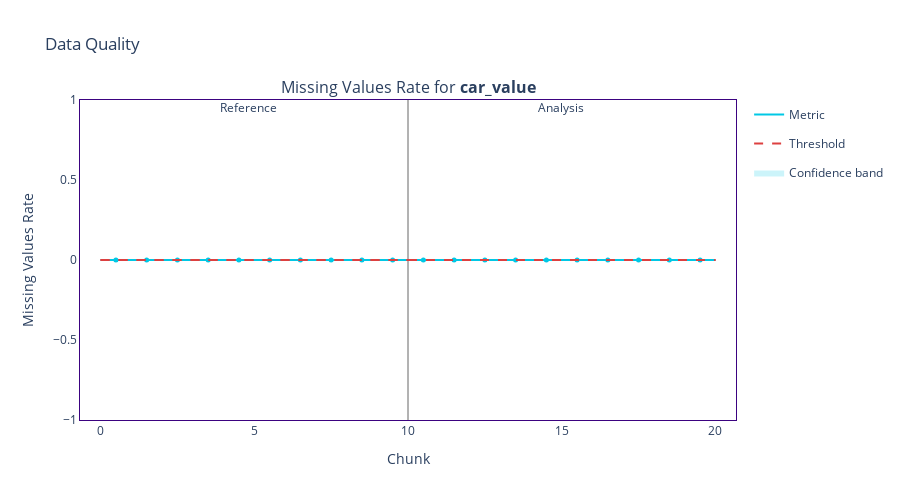
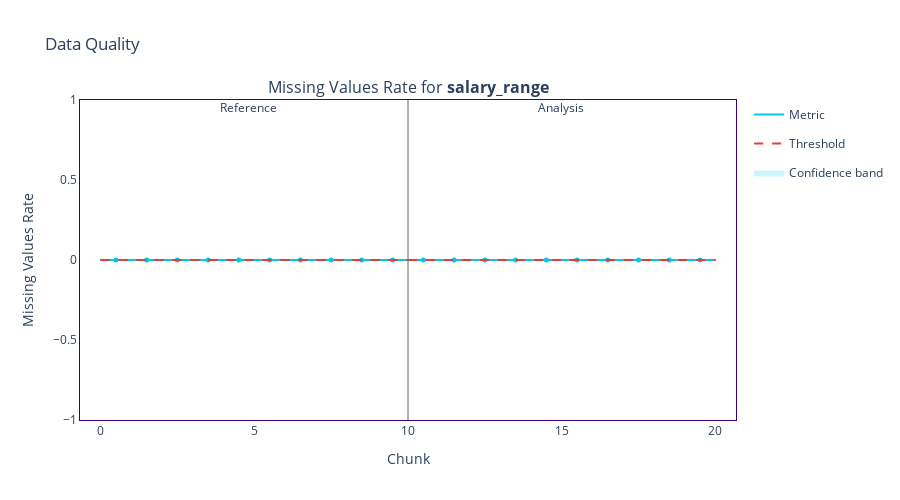
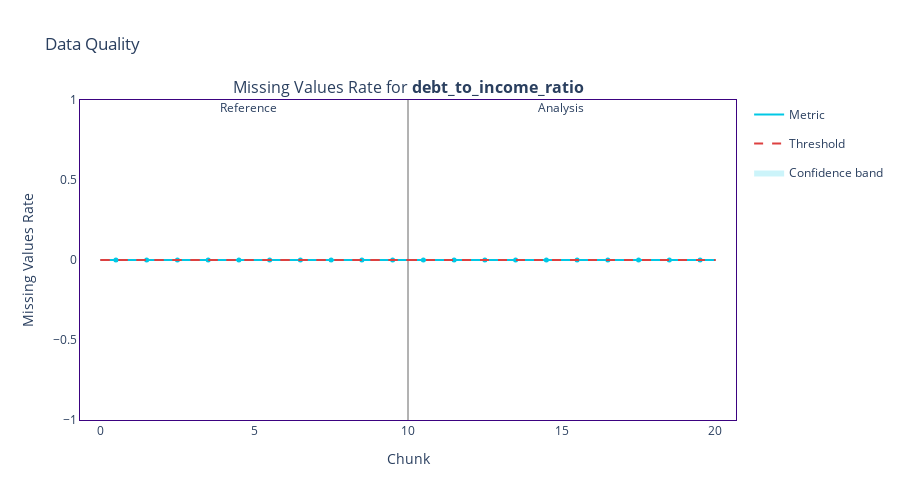
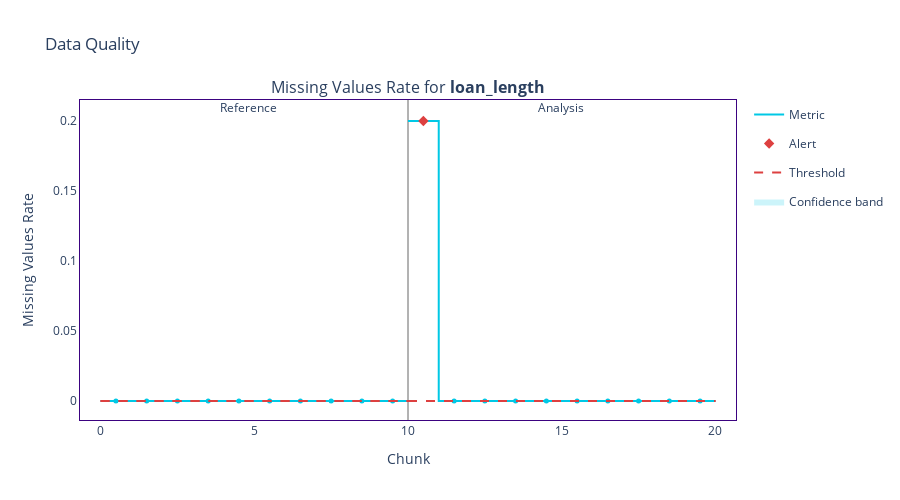

Notebook code for these charts, in order:
### Code cell
calc = nml.MissingValuesCalculator(
    column_names=feature_column_names,
)

calc.fit(reference_df)
results = calc.calculate(analysis_df)
display(results.filter(period='all').to_df())

for column_name in results.column_names:
    results.filter(column_names=column_name).plot().show()

### Figure 1 — Plotly figure (JSON) as saved in the notebook; plotly's stock layout.template omitted (floating-point values rounded to 4 significant figures)
{"data": [{"hoverinfo": "skip", "legendgroup": "metric_reference", "line": {"color": "#00c8e5", "shape": "hv", "width": 2}, "mode": "lines", "name": "Metric", "showlegend": true, "type": "scatter", "x": [0, 1, 2, 3, 4, 5, 6, 7, 8, 9, 10], "xaxis": "x", "y": [0, 0, 0, 0, 0, 0, 0, 0, 0, 0, 0], "yaxis": "y"}, {"customdata": [["Missing Values Rate for <b>car_value</b>", "<b style=\"color:#00c8e5;line-height:60px\">Reference</b>", "", "[0:4999]", "Chunk index: <b>0</b>", 0, 0], ["Missing Values Rate for <b>car_value</b>", "<b style=\"color:#00c8e5;line-height:60px\">Reference</b>", "", "[5000:9999]", "Chunk index: <b>1</b>", 0, 0], ["Missing Values Rate for <b>car_value</b>", "<b style=\"color:#00c8e5;line-height:60px\">Reference</b>", "", "[10000:14999]", "Chunk index: <b>2</b>", 0, 0], ["Missing Values Rate for <b>car_value</b>", "<b style=\"color:#00c8e5;line-height:60px\">Reference</b>", "", "[15000:19999]", "Chunk index: <b>3</b>", 0, 0], ["Missing Values Rate for <b>car_value</b>", "<b style=\"color:#00c8e5;line-height:60px\">Reference</b>", "", "[20000:24999]", "Chunk index: <b>4</b>", 0, 0], ["Missing Values Rate for <b>car_value</b>", "<b style=\"color:#00c8e5;line-height:60px\">Reference</b>", "", "[25000:29999]", "Chunk index: <b>5</b>", 0, 0], ["Missing Values Rate for <b>car_value</b>", "<b style=\"color:#00c8e5;line-height:60px\">Reference</b>", "", "[30000:34999]", "Chunk index: <b>6</b>", 0, 0], ["Missing Values Rate for <b>car_value</b>", "<b style=\"color:#00c8e5;line-height:60px\">Reference</b>", "", "[35000:39999]", "Chunk index: <b>7</b>", 0, 0], ["Missing Values Rate for <b>car_value</b>", "<b style=\"color:#00c8e5;line-height:60px\">Reference</b>", "", "[40000:44999]", "Chunk index: <b>8</b>", 0, 0], ["Missing Values Rate for <b>car_value</b>", "<b style=\"color:#00c8e5;line-height:60px\">Reference</b>", "", "[45000:49999]", "Chunk index: <b>9</b>", 0, 0]], "hovertemplate": "%{customdata[1]} &nbsp; &nbsp; %{customdata[2]} <br />Chunk: <b>%{customdata[3]}</b> &nbsp; &nbsp; %{customdata[4]} <br />%{customdata[0]}: <b>%{customdata[5]}</b><br />Confidence band: +/- <b>%{customdata[6]}</b><br /><extra></extra>", "legendgroup": "metric_reference", "marker": {"color": "#00c8e5", "size": 5, "symbol": "circle"}, "mode": "markers", "name": "Metric", "showlegend": false, "type": "scatter", "x": [0.5, 1.5, 2.5, 3.5, 4.5, 5.5, 6.5, 7.5, 8.5, 9.5], "xaxis": "x", "y": [0, 0, 0, 0, 0, 0, 0, 0, 0, 0, 0], "yaxis": "y"}, {"hoverinfo": "skip", "legendgroup": "metric_analysis", "line": {"color": "#00c8e5", "shape": "hv", "width": 2}, "mode": "lines", "name": "Metric", "showlegend": false, "type": "scatter", "x": [10, 11, 12, 13, 14, 15, 16, 17, 18, 19, 20], "xaxis": "x", "y": [0, 0, 0, 0, 0, 0, 0, 0, 0, 0, 0], "yaxis": "y"}, {"customdata": [["Missing Values Rate for <b>car_value</b>", "<b style=\"color:#3b0280;line-height:60px\">Analysis</b>", "", "[0:4999]", "Chunk index: <b>0</b>", 0, 0], ["Missing Values Rate for <b>car_value</b>", "<b style=\"color:#3b0280;line-height:60px\">Analysis</b>", "", "[5000:9999]", "Chunk index: <b>1</b>", 0, 0], ["Missing Values Rate for <b>car_value</b>", "<b style=\"color:#3b0280;line-height:60px\">Analysis</b>", "", "[10000:14999]", "Chunk index: <b>2</b>", 0, 0], ["Missing Values Rate for <b>car_value</b>", "<b style=\"color:#3b0280;line-height:60px\">Analysis</b>", "", "[15000:19999]", "Chunk index: <b>3</b>", 0, 0], ["Missing Values Rate for <b>car_value</b>", "<b style=\"color:#3b0280;line-height:60px\">Analysis</b>", "", "[20000:24999]", "Chunk index: <b>4</b>", 0, 0], ["Missing Values Rate for <b>car_value</b>", "<b style=\"color:#3b0280;line-height:60px\">Analysis</b>", "", "[25000:29999]", "Chunk index: <b>5</b>", 0, 0], ["Missing Values Rate for <b>car_value</b>", "<b style=\"color:#3b0280;line-height:60px\">Analysis</b>", "", "[30000:34999]", "Chunk index: <b>6</b>", 0, 0], ["Missing Values Rate for <b>car_value</b>", "<b style=\"color:#3b0280;line-height:60px\">Analysis</b>", "", "[35000:39999]", "Chunk index: <b>7</b>", 0, 0], ["Missing Values Rate for <b>car_value</b>", "<b style=\"color:#3b0280;line-height:60px\">Analysis</b>", "", "[40000:44999]", "Chunk index: <b>8</b>", 0, 0], ["Missing Values Rate for <b>car_value</b>", "<b style=\"color:#3b0280;line-height:60px\">Analysis</b>", "", "[45000:49999]", "Chunk index: <b>9</b>", 0, 0]], "hovertemplate": "%{customdata[1]} &nbsp; &nbsp; %{customdata[2]} <br />Chunk: <b>%{customdata[3]}</b> &nbsp; &nbsp; %{customdata[4]} <br />%{customdata[0]}: <b>%{customdata[5]}</b><br />Confidence band: +/- <b>%{customdata[6]}</b><br /><extra></extra>", "legendgroup": "metric_analysis", "marker": {"color": "#00c8e5", "size": 5, "symbol": "circle"}, "mode": "markers", "name": "Metric", "showlegend": false, "type": "scatter", "x": [10.5, 11.5, 12.5, 13.5, 14.5, 15.5, 16.5, 17.5, 18.5, 19.5], "xaxis": "x", "y": [0, 0, 0, 0, 0, 0, 0, 0, 0, 0, 0], "yaxis": "y"}, {"hoverinfo": "skip", "legendgroup": "alert", "marker": {"color": "#DD4040", "size": 8, "symbol": "diamond"}, "mode": "markers", "name": "Alert", "showlegend": true, "type": "scatter", "x": [], "xaxis": "x", "y": [], "yaxis": "y"}, {"hoverinfo": "skip", "legendgroup": "thresh", "line": {"color": "#DD4040", "dash": "dash", "width": 2}, "mode": "lines", "name": "Threshold", "showlegend": true, "type": "scatter", "x": [0, 1, 2, 3, 4, 5, 6, 7, 8, 9, 10], "xaxis": "x", "y": [0, 0, 0, 0, 0, 0, 0, 0, 0, 0, 0], "yaxis": "y"}, {"hoverinfo": "skip", "legendgroup": "thresh", "line": {"color": "#DD4040", "dash": "dash", "width": 2}, "mode": "lines", "name": "Threshold", "showlegend": false, "type": "scatter", "x": [0, 1, 2, 3, 4, 5, 6, 7, 8, 9, 10], "xaxis": "x", "y": [0, 0, 0, 0, 0, 0, 0, 0, 0, 0, 0], "yaxis": "y"}, {"hoverinfo": "skip", "legendgroup": "thresh", "line": {"color": "#DD4040", "dash": "dash", "width": 2}, "mode": "lines", "name": "Threshold", "showlegend": false, "type": "scatter", "x": [10, 11, 12, 13, 14, 15, 16, 17, 18, 19, 20], "xaxis": "x", "y": [0, 0, 0, 0, 0, 0, 0, 0, 0, 0, 0], "yaxis": "y"}, {"hoverinfo": "skip", "legendgroup": "thresh", "line": {"color": "#DD4040", "dash": "dash", "width": 2}, "mode": "lines", "name": "Threshold", "showlegend": false, "type": "scatter", "x": [10, 11, 12, 13, 14, 15, 16, 17, 18, 19, 20], "xaxis": "x", "y": [0, 0, 0, 0, 0, 0, 0, 0, 0, 0, 0], "yaxis": "y"}, {"hoverinfo": "skip", "line": {"color": "rgba(0,0,0,0)", "shape": "hv"}, "mode": "lines", "name": "Confidence band", "showlegend": false, "type": "scatter", "x": [0, 1, 2, 3, 4, 5, 6, 7, 8, 9, 10], "xaxis": "x", "y": [0, 0, 0, 0, 0, 0, 0, 0, 0, 0, 0], "yaxis": "y"}, {"fill": "tonexty", "fillcolor": "rgba(0.0, 0.7843137254901961, 0.8980392156862745, 0.2)", "hoverinfo": "skip", "line": {"color": "rgba(0,0,0,0)", "shape": "hv"}, "mode": "lines", "name": "Confidence band", "showlegend": true, "type": "scatter", "x": [0, 1, 2, 3, 4, 5, 6, 7, 8, 9, 10], "xaxis": "x", "y": [0, 0, 0, 0, 0, 0, 0, 0, 0, 0, 0], "yaxis": "y"}, {"hoverinfo": "skip", "line": {"color": "rgba(0,0,0,0)", "shape": "hv"}, "mode": "lines", "name": "Confidence band", "showlegend": false, "type": "scatter", "x": [10, 11, 12, 13, 14, 15, 16, 17, 18, 19, 20], "xaxis": "x", "y": [0, 0, 0, 0, 0, 0, 0, 0, 0, 0, 0], "yaxis": "y"}, {"fill": "tonexty", "fillcolor": "rgba(0.0, 0.7843137254901961, 0.8980392156862745, 0.2)", "hoverinfo": "skip", "line": {"color": "rgba(0,0,0,0)", "shape": "hv"}, "mode": "lines", "name": "Confidence band", "showlegend": false, "type": "scatter", "x": [10, 11, 12, 13, 14, 15, 16, 17, 18, 19, 20], "xaxis": "x", "y": [0, 0, 0, 0, 0, 0, 0, 0, 0, 0, 0], "yaxis": "y"}], "layout": {"annotations": [{"font": {"size": 16}, "showarrow": false, "text": "Missing Values Rate for <b>car_value</b>", "x": 0.5, "xanchor": "center", "xref": "paper", "y": 1, "yanchor": "bottom", "yref": "paper"}, {"showarrow": false, "text": "Reference", "x": 4.5, "xref": "x", "xshift": 10, "y": 1.01, "yref": "y domain"}, {"showarrow": false, "text": "Analysis", "x": 14.5, "xref": "x", "xshift": 15, "y": 1.01, "yref": "y domain"}], "height": 500, "hoverlabel": {"bgcolor": "white", "font": {"size": 14}}, "legend": {"itemclick": false, "itemdoubleclick": false, "traceorder": "grouped"}, "paper_bgcolor": "rgba(255,255,255,1)", "plot_bgcolor": "rgba(255,255,255,1)", "shapes": [{"layer": "below", "line": {"color": "#666666", "width": 1}, "type": "line", "x0": 10, "x1": 10, "xref": "x", "y0": 0, "y1": 1, "yref": "y domain"}], "title": {"text": "Data Quality "}, "xaxis": {"anchor": "y", "domain": [0, 1], "linecolor": "#3b0280", "matches": "x", "mirror": true, "showgrid": false, "title": {"text": "Chunk"}, "zeroline": false}, "yaxis": {"anchor": "x", "domain": [0, 1], "linecolor": "#3b0280", "mirror": true, "showgrid": false, "title": {"text": "Missing Values Rate"}, "zeroline": false}}}

### Figure 2 — Plotly figure (JSON) as saved in the notebook; plotly's stock layout.template omitted (floating-point values rounded to 4 significant figures)
{"data": [{"hoverinfo": "skip", "legendgroup": "metric_reference", "line": {"color": "#00c8e5", "shape": "hv", "width": 2}, "mode": "lines", "name": "Metric", "showlegend": true, "type": "scatter", "x": [0, 1, 2, 3, 4, 5, 6, 7, 8, 9, 10], "xaxis": "x", "y": [0, 0, 0, 0, 0, 0, 0, 0, 0, 0, 0], "yaxis": "y"}, {"customdata": [["Missing Values Rate for <b>salary_range</b>", "<b style=\"color:#00c8e5;line-height:60px\">Reference</b>", "", "[0:4999]", "Chunk index: <b>0</b>", 0, 0], ["Missing Values Rate for <b>salary_range</b>", "<b style=\"color:#00c8e5;line-height:60px\">Reference</b>", "", "[5000:9999]", "Chunk index: <b>1</b>", 0, 0], ["Missing Values Rate for <b>salary_range</b>", "<b style=\"color:#00c8e5;line-height:60px\">Reference</b>", "", "[10000:14999]", "Chunk index: <b>2</b>", 0, 0], ["Missing Values Rate for <b>salary_range</b>", "<b style=\"color:#00c8e5;line-height:60px\">Reference</b>", "", "[15000:19999]", "Chunk index: <b>3</b>", 0, 0], ["Missing Values Rate for <b>salary_range</b>", "<b style=\"color:#00c8e5;line-height:60px\">Reference</b>", "", "[20000:24999]", "Chunk index: <b>4</b>", 0, 0], ["Missing Values Rate for <b>salary_range</b>", "<b style=\"color:#00c8e5;line-height:60px\">Reference</b>", "", "[25000:29999]", "Chunk index: <b>5</b>", 0, 0], ["Missing Values Rate for <b>salary_range</b>", "<b style=\"color:#00c8e5;line-height:60px\">Reference</b>", "", "[30000:34999]", "Chunk index: <b>6</b>", 0, 0], ["Missing Values Rate for <b>salary_range</b>", "<b style=\"color:#00c8e5;line-height:60px\">Reference</b>", "", "[35000:39999]", "Chunk index: <b>7</b>", 0, 0], ["Missing Values Rate for <b>salary_range</b>", "<b style=\"color:#00c8e5;line-height:60px\">Reference</b>", "", "[40000:44999]", "Chunk index: <b>8</b>", 0, 0], ["Missing Values Rate for <b>salary_range</b>", "<b style=\"color:#00c8e5;line-height:60px\">Reference</b>", "", "[45000:49999]", "Chunk index: <b>9</b>", 0, 0]], "hovertemplate": "%{customdata[1]} &nbsp; &nbsp; %{customdata[2]} <br />Chunk: <b>%{customdata[3]}</b> &nbsp; &nbsp; %{customdata[4]} <br />%{customdata[0]}: <b>%{customdata[5]}</b><br />Confidence band: +/- <b>%{customdata[6]}</b><br /><extra></extra>", "legendgroup": "metric_reference", "marker": {"color": "#00c8e5", "size": 5, "symbol": "circle"}, "mode": "markers", "name": "Metric", "showlegend": false, "type": "scatter", "x": [0.5, 1.5, 2.5, 3.5, 4.5, 5.5, 6.5, 7.5, 8.5, 9.5], "xaxis": "x", "y": [0, 0, 0, 0, 0, 0, 0, 0, 0, 0, 0], "yaxis": "y"}, {"hoverinfo": "skip", "legendgroup": "metric_analysis", "line": {"color": "#00c8e5", "shape": "hv", "width": 2}, "mode": "lines", "name": "Metric", "showlegend": false, "type": "scatter", "x": [10, 11, 12, 13, 14, 15, 16, 17, 18, 19, 20], "xaxis": "x", "y": [0, 0, 0, 0, 0, 0, 0, 0, 0, 0, 0], "yaxis": "y"}, {"customdata": [["Missing Values Rate for <b>salary_range</b>", "<b style=\"color:#3b0280;line-height:60px\">Analysis</b>", "", "[0:4999]", "Chunk index: <b>0</b>", 0, 0], ["Missing Values Rate for <b>salary_range</b>", "<b style=\"color:#3b0280;line-height:60px\">Analysis</b>", "", "[5000:9999]", "Chunk index: <b>1</b>", 0, 0], ["Missing Values Rate for <b>salary_range</b>", "<b style=\"color:#3b0280;line-height:60px\">Analysis</b>", "", "[10000:14999]", "Chunk index: <b>2</b>", 0, 0], ["Missing Values Rate for <b>salary_range</b>", "<b style=\"color:#3b0280;line-height:60px\">Analysis</b>", "", "[15000:19999]", "Chunk index: <b>3</b>", 0, 0], ["Missing Values Rate for <b>salary_range</b>", "<b style=\"color:#3b0280;line-height:60px\">Analysis</b>", "", "[20000:24999]", "Chunk index: <b>4</b>", 0, 0], ["Missing Values Rate for <b>salary_range</b>", "<b style=\"color:#3b0280;line-height:60px\">Analysis</b>", "", "[25000:29999]", "Chunk index: <b>5</b>", 0, 0], ["Missing Values Rate for <b>salary_range</b>", "<b style=\"color:#3b0280;line-height:60px\">Analysis</b>", "", "[30000:34999]", "Chunk index: <b>6</b>", 0, 0], ["Missing Values Rate for <b>salary_range</b>", "<b style=\"color:#3b0280;line-height:60px\">Analysis</b>", "", "[35000:39999]", "Chunk index: <b>7</b>", 0, 0], ["Missing Values Rate for <b>salary_range</b>", "<b style=\"color:#3b0280;line-height:60px\">Analysis</b>", "", "[40000:44999]", "Chunk index: <b>8</b>", 0, 0], ["Missing Values Rate for <b>salary_range</b>", "<b style=\"color:#3b0280;line-height:60px\">Analysis</b>", "", "[45000:49999]", "Chunk index: <b>9</b>", 0, 0]], "hovertemplate": "%{customdata[1]} &nbsp; &nbsp; %{customdata[2]} <br />Chunk: <b>%{customdata[3]}</b> &nbsp; &nbsp; %{customdata[4]} <br />%{customdata[0]}: <b>%{customdata[5]}</b><br />Confidence band: +/- <b>%{customdata[6]}</b><br /><extra></extra>", "legendgroup": "metric_analysis", "marker": {"color": "#00c8e5", "size": 5, "symbol": "circle"}, "mode": "markers", "name": "Metric", "showlegend": false, "type": "scatter", "x": [10.5, 11.5, 12.5, 13.5, 14.5, 15.5, 16.5, 17.5, 18.5, 19.5], "xaxis": "x", "y": [0, 0, 0, 0, 0, 0, 0, 0, 0, 0, 0], "yaxis": "y"}, {"hoverinfo": "skip", "legendgroup": "alert", "marker": {"color": "#DD4040", "size": 8, "symbol": "diamond"}, "mode": "markers", "name": "Alert", "showlegend": true, "type": "scatter", "x": [], "xaxis": "x", "y": [], "yaxis": "y"}, {"hoverinfo": "skip", "legendgroup": "thresh", "line": {"color": "#DD4040", "dash": "dash", "width": 2}, "mode": "lines", "name": "Threshold", "showlegend": true, "type": "scatter", "x": [0, 1, 2, 3, 4, 5, 6, 7, 8, 9, 10], "xaxis": "x", "y": [0, 0, 0, 0, 0, 0, 0, 0, 0, 0, 0], "yaxis": "y"}, {"hoverinfo": "skip", "legendgroup": "thresh", "line": {"color": "#DD4040", "dash": "dash", "width": 2}, "mode": "lines", "name": "Threshold", "showlegend": false, "type": "scatter", "x": [0, 1, 2, 3, 4, 5, 6, 7, 8, 9, 10], "xaxis": "x", "y": [0, 0, 0, 0, 0, 0, 0, 0, 0, 0, 0], "yaxis": "y"}, {"hoverinfo": "skip", "legendgroup": "thresh", "line": {"color": "#DD4040", "dash": "dash", "width": 2}, "mode": "lines", "name": "Threshold", "showlegend": false, "type": "scatter", "x": [10, 11, 12, 13, 14, 15, 16, 17, 18, 19, 20], "xaxis": "x", "y": [0, 0, 0, 0, 0, 0, 0, 0, 0, 0, 0], "yaxis": "y"}, {"hoverinfo": "skip", "legendgroup": "thresh", "line": {"color": "#DD4040", "dash": "dash", "width": 2}, "mode": "lines", "name": "Threshold", "showlegend": false, "type": "scatter", "x": [10, 11, 12, 13, 14, 15, 16, 17, 18, 19, 20], "xaxis": "x", "y": [0, 0, 0, 0, 0, 0, 0, 0, 0, 0, 0], "yaxis": "y"}, {"hoverinfo": "skip", "line": {"color": "rgba(0,0,0,0)", "shape": "hv"}, "mode": "lines", "name": "Confidence band", "showlegend": false, "type": "scatter", "x": [0, 1, 2, 3, 4, 5, 6, 7, 8, 9, 10], "xaxis": "x", "y": [0, 0, 0, 0, 0, 0, 0, 0, 0, 0, 0], "yaxis": "y"}, {"fill": "tonexty", "fillcolor": "rgba(0.0, 0.7843137254901961, 0.8980392156862745, 0.2)", "hoverinfo": "skip", "line": {"color": "rgba(0,0,0,0)", "shape": "hv"}, "mode": "lines", "name": "Confidence band", "showlegend": true, "type": "scatter", "x": [0, 1, 2, 3, 4, 5, 6, 7, 8, 9, 10], "xaxis": "x", "y": [0, 0, 0, 0, 0, 0, 0, 0, 0, 0, 0], "yaxis": "y"}, {"hoverinfo": "skip", "line": {"color": "rgba(0,0,0,0)", "shape": "hv"}, "mode": "lines", "name": "Confidence band", "showlegend": false, "type": "scatter", "x": [10, 11, 12, 13, 14, 15, 16, 17, 18, 19, 20], "xaxis": "x", "y": [0, 0, 0, 0, 0, 0, 0, 0, 0, 0, 0], "yaxis": "y"}, {"fill": "tonexty", "fillcolor": "rgba(0.0, 0.7843137254901961, 0.8980392156862745, 0.2)", "hoverinfo": "skip", "line": {"color": "rgba(0,0,0,0)", "shape": "hv"}, "mode": "lines", "name": "Confidence band", "showlegend": false, "type": "scatter", "x": [10, 11, 12, 13, 14, 15, 16, 17, 18, 19, 20], "xaxis": "x", "y": [0, 0, 0, 0, 0, 0, 0, 0, 0, 0, 0], "yaxis": "y"}], "layout": {"annotations": [{"font": {"size": 16}, "showarrow": false, "text": "Missing Values Rate for <b>salary_range</b>", "x": 0.5, "xanchor": "center", "xref": "paper", "y": 1, "yanchor": "bottom", "yref": "paper"}, {"showarrow": false, "text": "Reference", "x": 4.5, "xref": "x", "xshift": 10, "y": 1.01, "yref": "y domain"}, {"showarrow": false, "text": "Analysis", "x": 14.5, "xref": "x", "xshift": 15, "y": 1.01, "yref": "y domain"}], "height": 500, "hoverlabel": {"bgcolor": "white", "font": {"size": 14}}, "legend": {"itemclick": false, "itemdoubleclick": false, "traceorder": "grouped"}, "paper_bgcolor": "rgba(255,255,255,1)", "plot_bgcolor": "rgba(255,255,255,1)", "shapes": [{"layer": "below", "line": {"color": "#666666", "width": 1}, "type": "line", "x0": 10, "x1": 10, "xref": "x", "y0": 0, "y1": 1, "yref": "y domain"}], "title": {"text": "Data Quality "}, "xaxis": {"anchor": "y", "domain": [0, 1], "linecolor": "#3b0280", "matches": "x", "mirror": true, "showgrid": false, "title": {"text": "Chunk"}, "zeroline": false}, "yaxis": {"anchor": "x", "domain": [0, 1], "linecolor": "#3b0280", "mirror": true, "showgrid": false, "title": {"text": "Missing Values Rate"}, "zeroline": false}}}

### Figure 3 — Plotly figure (JSON) as saved in the notebook; plotly's stock layout.template omitted (floating-point values rounded to 4 significant figures)
{"data": [{"hoverinfo": "skip", "legendgroup": "metric_reference", "line": {"color": "#00c8e5", "shape": "hv", "width": 2}, "mode": "lines", "name": "Metric", "showlegend": true, "type": "scatter", "x": [0, 1, 2, 3, 4, 5, 6, 7, 8, 9, 10], "xaxis": "x", "y": [0, 0, 0, 0, 0, 0, 0, 0, 0, 0, 0], "yaxis": "y"}, {"customdata": [["Missing Values Rate for <b>debt_to_income_ratio</b>", "<b style=\"color:#00c8e5;line-height:60px\">Reference</b>", "", "[0:4999]", "Chunk index: <b>0</b>", 0, 0], ["Missing Values Rate for <b>debt_to_income_ratio</b>", "<b style=\"color:#00c8e5;line-height:60px\">Reference</b>", "", "[5000:9999]", "Chunk index: <b>1</b>", 0, 0], ["Missing Values Rate for <b>debt_to_income_ratio</b>", "<b style=\"color:#00c8e5;line-height:60px\">Reference</b>", "", "[10000:14999]", "Chunk index: <b>2</b>", 0, 0], ["Missing Values Rate for <b>debt_to_income_ratio</b>", "<b style=\"color:#00c8e5;line-height:60px\">Reference</b>", "", "[15000:19999]", "Chunk index: <b>3</b>", 0, 0], ["Missing Values Rate for <b>debt_to_income_ratio</b>", "<b style=\"color:#00c8e5;line-height:60px\">Reference</b>", "", "[20000:24999]", "Chunk index: <b>4</b>", 0, 0], ["Missing Values Rate for <b>debt_to_income_ratio</b>", "<b style=\"color:#00c8e5;line-height:60px\">Reference</b>", "", "[25000:29999]", "Chunk index: <b>5</b>", 0, 0], ["Missing Values Rate for <b>debt_to_income_ratio</b>", "<b style=\"color:#00c8e5;line-height:60px\">Reference</b>", "", "[30000:34999]", "Chunk index: <b>6</b>", 0, 0], ["Missing Values Rate for <b>debt_to_income_ratio</b>", "<b style=\"color:#00c8e5;line-height:60px\">Reference</b>", "", "[35000:39999]", "Chunk index: <b>7</b>", 0, 0], ["Missing Values Rate for <b>debt_to_income_ratio</b>", "<b style=\"color:#00c8e5;line-height:60px\">Reference</b>", "", "[40000:44999]", "Chunk index: <b>8</b>", 0, 0], ["Missing Values Rate for <b>debt_to_income_ratio</b>", "<b style=\"color:#00c8e5;line-height:60px\">Reference</b>", "", "[45000:49999]", "Chunk index: <b>9</b>", 0, 0]], "hovertemplate": "%{customdata[1]} &nbsp; &nbsp; %{customdata[2]} <br />Chunk: <b>%{customdata[3]}</b> &nbsp; &nbsp; %{customdata[4]} <br />%{customdata[0]}: <b>%{customdata[5]}</b><br />Confidence band: +/- <b>%{customdata[6]}</b><br /><extra></extra>", "legendgroup": "metric_reference", "marker": {"color": "#00c8e5", "size": 5, "symbol": "circle"}, "mode": "markers", "name": "Metric", "showlegend": false, "type": "scatter", "x": [0.5, 1.5, 2.5, 3.5, 4.5, 5.5, 6.5, 7.5, 8.5, 9.5], "xaxis": "x", "y": [0, 0, 0, 0, 0, 0, 0, 0, 0, 0, 0], "yaxis": "y"}, {"hoverinfo": "skip", "legendgroup": "metric_analysis", "line": {"color": "#00c8e5", "shape": "hv", "width": 2}, "mode": "lines", "name": "Metric", "showlegend": false, "type": "scatter", "x": [10, 11, 12, 13, 14, 15, 16, 17, 18, 19, 20], "xaxis": "x", "y": [0, 0, 0, 0, 0, 0, 0, 0, 0, 0, 0], "yaxis": "y"}, {"customdata": [["Missing Values Rate for <b>debt_to_income_ratio</b>", "<b style=\"color:#3b0280;line-height:60px\">Analysis</b>", "", "[0:4999]", "Chunk index: <b>0</b>", 0, 0], ["Missing Values Rate for <b>debt_to_income_ratio</b>", "<b style=\"color:#3b0280;line-height:60px\">Analysis</b>", "", "[5000:9999]", "Chunk index: <b>1</b>", 0, 0], ["Missing Values Rate for <b>debt_to_income_ratio</b>", "<b style=\"color:#3b0280;line-height:60px\">Analysis</b>", "", "[10000:14999]", "Chunk index: <b>2</b>", 0, 0], ["Missing Values Rate for <b>debt_to_income_ratio</b>", "<b style=\"color:#3b0280;line-height:60px\">Analysis</b>", "", "[15000:19999]", "Chunk index: <b>3</b>", 0, 0], ["Missing Values Rate for <b>debt_to_income_ratio</b>", "<b style=\"color:#3b0280;line-height:60px\">Analysis</b>", "", "[20000:24999]", "Chunk index: <b>4</b>", 0, 0], ["Missing Values Rate for <b>debt_to_income_ratio</b>", "<b style=\"color:#3b0280;line-height:60px\">Analysis</b>", "", "[25000:29999]", "Chunk index: <b>5</b>", 0, 0], ["Missing Values Rate for <b>debt_to_income_ratio</b>", "<b style=\"color:#3b0280;line-height:60px\">Analysis</b>", "", "[30000:34999]", "Chunk index: <b>6</b>", 0, 0], ["Missing Values Rate for <b>debt_to_income_ratio</b>", "<b style=\"color:#3b0280;line-height:60px\">Analysis</b>", "", "[35000:39999]", "Chunk index: <b>7</b>", 0, 0], ["Missing Values Rate for <b>debt_to_income_ratio</b>", "<b style=\"color:#3b0280;line-height:60px\">Analysis</b>", "", "[40000:44999]", "Chunk index: <b>8</b>", 0, 0], ["Missing Values Rate for <b>debt_to_income_ratio</b>", "<b style=\"color:#3b0280;line-height:60px\">Analysis</b>", "", "[45000:49999]", "Chunk index: <b>9</b>", 0, 0]], "hovertemplate": "%{customdata[1]} &nbsp; &nbsp; %{customdata[2]} <br />Chunk: <b>%{customdata[3]}</b> &nbsp; &nbsp; %{customdata[4]} <br />%{customdata[0]}: <b>%{customdata[5]}</b><br />Confidence band: +/- <b>%{customdata[6]}</b><br /><extra></extra>", "legendgroup": "metric_analysis", "marker": {"color": "#00c8e5", "size": 5, "symbol": "circle"}, "mode": "markers", "name": "Metric", "showlegend": false, "type": "scatter", "x": [10.5, 11.5, 12.5, 13.5, 14.5, 15.5, 16.5, 17.5, 18.5, 19.5], "xaxis": "x", "y": [0, 0, 0, 0, 0, 0, 0, 0, 0, 0, 0], "yaxis": "y"}, {"hoverinfo": "skip", "legendgroup": "alert", "marker": {"color": "#DD4040", "size": 8, "symbol": "diamond"}, "mode": "markers", "name": "Alert", "showlegend": true, "type": "scatter", "x": [], "xaxis": "x", "y": [], "yaxis": "y"}, {"hoverinfo": "skip", "legendgroup": "thresh", "line": {"color": "#DD4040", "dash": "dash", "width": 2}, "mode": "lines", "name": "Threshold", "showlegend": true, "type": "scatter", "x": [0, 1, 2, 3, 4, 5, 6, 7, 8, 9, 10], "xaxis": "x", "y": [0, 0, 0, 0, 0, 0, 0, 0, 0, 0, 0], "yaxis": "y"}, {"hoverinfo": "skip", "legendgroup": "thresh", "line": {"color": "#DD4040", "dash": "dash", "width": 2}, "mode": "lines", "name": "Threshold", "showlegend": false, "type": "scatter", "x": [0, 1, 2, 3, 4, 5, 6, 7, 8, 9, 10], "xaxis": "x", "y": [0, 0, 0, 0, 0, 0, 0, 0, 0, 0, 0], "yaxis": "y"}, {"hoverinfo": "skip", "legendgroup": "thresh", "line": {"color": "#DD4040", "dash": "dash", "width": 2}, "mode": "lines", "name": "Threshold", "showlegend": false, "type": "scatter", "x": [10, 11, 12, 13, 14, 15, 16, 17, 18, 19, 20], "xaxis": "x", "y": [0, 0, 0, 0, 0, 0, 0, 0, 0, 0, 0], "yaxis": "y"}, {"hoverinfo": "skip", "legendgroup": "thresh", "line": {"color": "#DD4040", "dash": "dash", "width": 2}, "mode": "lines", "name": "Threshold", "showlegend": false, "type": "scatter", "x": [10, 11, 12, 13, 14, 15, 16, 17, 18, 19, 20], "xaxis": "x", "y": [0, 0, 0, 0, 0, 0, 0, 0, 0, 0, 0], "yaxis": "y"}, {"hoverinfo": "skip", "line": {"color": "rgba(0,0,0,0)", "shape": "hv"}, "mode": "lines", "name": "Confidence band", "showlegend": false, "type": "scatter", "x": [0, 1, 2, 3, 4, 5, 6, 7, 8, 9, 10], "xaxis": "x", "y": [0, 0, 0, 0, 0, 0, 0, 0, 0, 0, 0], "yaxis": "y"}, {"fill": "tonexty", "fillcolor": "rgba(0.0, 0.7843137254901961, 0.8980392156862745, 0.2)", "hoverinfo": "skip", "line": {"color": "rgba(0,0,0,0)", "shape": "hv"}, "mode": "lines", "name": "Confidence band", "showlegend": true, "type": "scatter", "x": [0, 1, 2, 3, 4, 5, 6, 7, 8, 9, 10], "xaxis": "x", "y": [0, 0, 0, 0, 0, 0, 0, 0, 0, 0, 0], "yaxis": "y"}, {"hoverinfo": "skip", "line": {"color": "rgba(0,0,0,0)", "shape": "hv"}, "mode": "lines", "name": "Confidence band", "showlegend": false, "type": "scatter", "x": [10, 11, 12, 13, 14, 15, 16, 17, 18, 19, 20], "xaxis": "x", "y": [0, 0, 0, 0, 0, 0, 0, 0, 0, 0, 0], "yaxis": "y"}, {"fill": "tonexty", "fillcolor": "rgba(0.0, 0.7843137254901961, 0.8980392156862745, 0.2)", "hoverinfo": "skip", "line": {"color": "rgba(0,0,0,0)", "shape": "hv"}, "mode": "lines", "name": "Confidence band", "showlegend": false, "type": "scatter", "x": [10, 11, 12, 13, 14, 15, 16, 17, 18, 19, 20], "xaxis": "x", "y": [0, 0, 0, 0, 0, 0, 0, 0, 0, 0, 0], "yaxis": "y"}], "layout": {"annotations": [{"font": {"size": 16}, "showarrow": false, "text": "Missing Values Rate for <b>debt_to_income_ratio</b>", "x": 0.5, "xanchor": "center", "xref": "paper", "y": 1, "yanchor": "bottom", "yref": "paper"}, {"showarrow": false, "text": "Reference", "x": 4.5, "xref": "x", "xshift": 10, "y": 1.01, "yref": "y domain"}, {"showarrow": false, "text": "Analysis", "x": 14.5, "xref": "x", "xshift": 15, "y": 1.01, "yref": "y domain"}], "height": 500, "hoverlabel": {"bgcolor": "white", "font": {"size": 14}}, "legend": {"itemclick": false, "itemdoubleclick": false, "traceorder": "grouped"}, "paper_bgcolor": "rgba(255,255,255,1)", "plot_bgcolor": "rgba(255,255,255,1)", "shapes": [{"layer": "below", "line": {"color": "#666666", "width": 1}, "type": "line", "x0": 10, "x1": 10, "xref": "x", "y0": 0, "y1": 1, "yref": "y domain"}], "title": {"text": "Data Quality "}, "xaxis": {"anchor": "y", "domain": [0, 1], "linecolor": "#3b0280", "matches": "x", "mirror": true, "showgrid": false, "title": {"text": "Chunk"}, "zeroline": false}, "yaxis": {"anchor": "x", "domain": [0, 1], "linecolor": "#3b0280", "mirror": true, "showgrid": false, "title": {"text": "Missing Values Rate"}, "zeroline": false}}}

### Figure 4 — Plotly figure (JSON) as saved in the notebook; plotly's stock layout.template omitted (floating-point values rounded to 4 significant figures)
{"data": [{"hoverinfo": "skip", "legendgroup": "metric_reference", "line": {"color": "#00c8e5", "shape": "hv", "width": 2}, "mode": "lines", "name": "Metric", "showlegend": true, "type": "scatter", "x": [0, 1, 2, 3, 4, 5, 6, 7, 8, 9, 10], "xaxis": "x", "y": [0, 0, 0, 0, 0, 0, 0, 0, 0, 0, 0], "yaxis": "y"}, {"customdata": [["Missing Values Rate for <b>loan_length</b>", "<b style=\"color:#00c8e5;line-height:60px\">Reference</b>", "", "[0:4999]", "Chunk index: <b>0</b>", 0, 0], ["Missing Values Rate for <b>loan_length</b>", "<b style=\"color:#00c8e5;line-height:60px\">Reference</b>", "", "[5000:9999]", "Chunk index: <b>1</b>", 0, 0], ["Missing Values Rate for <b>loan_length</b>", "<b style=\"color:#00c8e5;line-height:60px\">Reference</b>", "", "[10000:14999]", "Chunk index: <b>2</b>", 0, 0], ["Missing Values Rate for <b>loan_length</b>", "<b style=\"color:#00c8e5;line-height:60px\">Reference</b>", "", "[15000:19999]", "Chunk index: <b>3</b>", 0, 0], ["Missing Values Rate for <b>loan_length</b>", "<b style=\"color:#00c8e5;line-height:60px\">Reference</b>", "", "[20000:24999]", "Chunk index: <b>4</b>", 0, 0], ["Missing Values Rate for <b>loan_length</b>", "<b style=\"color:#00c8e5;line-height:60px\">Reference</b>", "", "[25000:29999]", "Chunk index: <b>5</b>", 0, 0], ["Missing Values Rate for <b>loan_length</b>", "<b style=\"color:#00c8e5;line-height:60px\">Reference</b>", "", "[30000:34999]", "Chunk index: <b>6</b>", 0, 0], ["Missing Values Rate for <b>loan_length</b>", "<b style=\"color:#00c8e5;line-height:60px\">Reference</b>", "", "[35000:39999]", "Chunk index: <b>7</b>", 0, 0], ["Missing Values Rate for <b>loan_length</b>", "<b style=\"color:#00c8e5;line-height:60px\">Reference</b>", "", "[40000:44999]", "Chunk index: <b>8</b>", 0, 0], ["Missing Values Rate for <b>loan_length</b>", "<b style=\"color:#00c8e5;line-height:60px\">Reference</b>", "", "[45000:49999]", "Chunk index: <b>9</b>", 0, 0]], "hovertemplate": "%{customdata[1]} &nbsp; &nbsp; %{customdata[2]} <br />Chunk: <b>%{customdata[3]}</b> &nbsp; &nbsp; %{customdata[4]} <br />%{customdata[0]}: <b>%{customdata[5]}</b><br />Confidence band: +/- <b>%{customdata[6]}</b><br /><extra></extra>", "legendgroup": "metric_reference", "marker": {"color": "#00c8e5", "size": 5, "symbol": "circle"}, "mode": "markers", "name": "Metric", "showlegend": false, "type": "scatter", "x": [0.5, 1.5, 2.5, 3.5, 4.5, 5.5, 6.5, 7.5, 8.5, 9.5], "xaxis": "x", "y": [0, 0, 0, 0, 0, 0, 0, 0, 0, 0, 0], "yaxis": "y"}, {"hoverinfo": "skip", "legendgroup": "metric_analysis", "line": {"color": "#00c8e5", "shape": "hv", "width": 2}, "mode": "lines", "name": "Metric", "showlegend": false, "type": "scatter", "x": [10, 11, 12, 13, 14, 15, 16, 17, 18, 19, 20], "xaxis": "x", "y": [0.2002, 0, 0, 0, 0, 0, 0, 0, 0, 0, 0], "yaxis": "y"}, {"customdata": [["Missing Values Rate for <b>loan_length</b>", "<b style=\"color:#3b0280;line-height:60px\">Analysis</b>", "<span style=\"color:#AD0000\">⚠ <b>Drift detected</b></span>", "[0:4999]", "Chunk index: <b>0</b>", 0.2002, 0], ["Missing Values Rate for <b>loan_length</b>", "<b style=\"color:#3b0280;line-height:60px\">Analysis</b>", "", "[5000:9999]", "Chunk index: <b>1</b>", 0, 0], ["Missing Values Rate for <b>loan_length</b>", "<b style=\"color:#3b0280;line-height:60px\">Analysis</b>", "", "[10000:14999]", "Chunk index: <b>2</b>", 0, 0], ["Missing Values Rate for <b>loan_length</b>", "<b style=\"color:#3b0280;line-height:60px\">Analysis</b>", "", "[15000:19999]", "Chunk index: <b>3</b>", 0, 0], ["Missing Values Rate for <b>loan_length</b>", "<b style=\"color:#3b0280;line-height:60px\">Analysis</b>", "", "[20000:24999]", "Chunk index: <b>4</b>", 0, 0], ["Missing Values Rate for <b>loan_length</b>", "<b style=\"color:#3b0280;line-height:60px\">Analysis</b>", "", "[25000:29999]", "Chunk index: <b>5</b>", 0, 0], ["Missing Values Rate for <b>loan_length</b>", "<b style=\"color:#3b0280;line-height:60px\">Analysis</b>", "", "[30000:34999]", "Chunk index: <b>6</b>", 0, 0], ["Missing Values Rate for <b>loan_length</b>", "<b style=\"color:#3b0280;line-height:60px\">Analysis</b>", "", "[35000:39999]", "Chunk index: <b>7</b>", 0, 0], ["Missing Values Rate for <b>loan_length</b>", "<b style=\"color:#3b0280;line-height:60px\">Analysis</b>", "", "[40000:44999]", "Chunk index: <b>8</b>", 0, 0], ["Missing Values Rate for <b>loan_length</b>", "<b style=\"color:#3b0280;line-height:60px\">Analysis</b>", "", "[45000:49999]", "Chunk index: <b>9</b>", 0, 0]], "hovertemplate": "%{customdata[1]} &nbsp; &nbsp; %{customdata[2]} <br />Chunk: <b>%{customdata[3]}</b> &nbsp; &nbsp; %{customdata[4]} <br />%{customdata[0]}: <b>%{customdata[5]}</b><br />Confidence band: +/- <b>%{customdata[6]}</b><br /><extra></extra>", "legendgroup": "metric_analysis", "marker": {"color": "#00c8e5", "size": 5, "symbol": "circle"}, "mode": "markers", "name": "Metric", "showlegend": false, "type": "scatter", "x": [10.5, 11.5, 12.5, 13.5, 14.5, 15.5, 16.5, 17.5, 18.5, 19.5], "xaxis": "x", "y": [0.2002, 0, 0, 0, 0, 0, 0, 0, 0, 0, 0], "yaxis": "y"}, {"hoverinfo": "skip", "legendgroup": "alert", "marker": {"color": "#DD4040", "size": 8, "symbol": "diamond"}, "mode": "markers", "name": "Alert", "showlegend": true, "type": "scatter", "x": [10.5], "xaxis": "x", "y": [0.2002], "yaxis": "y"}, {"hoverinfo": "skip", "legendgroup": "thresh", "line": {"color": "#DD4040", "dash": "dash", "width": 2}, "mode": "lines", "name": "Threshold", "showlegend": true, "type": "scatter", "x": [0, 1, 2, 3, 4, 5, 6, 7, 8, 9, 10], "xaxis": "x", "y": [0, 0, 0, 0, 0, 0, 0, 0, 0, 0, 0], "yaxis": "y"}, {"hoverinfo": "skip", "legendgroup": "thresh", "line": {"color": "#DD4040", "dash": "dash", "width": 2}, "mode": "lines", "name": "Threshold", "showlegend": false, "type": "scatter", "x": [0, 1, 2, 3, 4, 5, 6, 7, 8, 9, 10], "xaxis": "x", "y": [0, 0, 0, 0, 0, 0, 0, 0, 0, 0, 0], "yaxis": "y"}, {"hoverinfo": "skip", "legendgroup": "thresh", "line": {"color": "#DD4040", "dash": "dash", "width": 2}, "mode": "lines", "name": "Threshold", "showlegend": false, "type": "scatter", "x": [10, 11, 12, 13, 14, 15, 16, 17, 18, 19, 20], "xaxis": "x", "y": [0, 0, 0, 0, 0, 0, 0, 0, 0, 0, 0], "yaxis": "y"}, {"hoverinfo": "skip", "legendgroup": "thresh", "line": {"color": "#DD4040", "dash": "dash", "width": 2}, "mode": "lines", "name": "Threshold", "showlegend": false, "type": "scatter", "x": [10, 11, 12, 13, 14, 15, 16, 17, 18, 19, 20], "xaxis": "x", "y": [0, 0, 0, 0, 0, 0, 0, 0, 0, 0, 0], "yaxis": "y"}, {"hoverinfo": "skip", "line": {"color": "rgba(0,0,0,0)", "shape": "hv"}, "mode": "lines", "name": "Confidence band", "showlegend": false, "type": "scatter", "x": [0, 1, 2, 3, 4, 5, 6, 7, 8, 9, 10], "xaxis": "x", "y": [0, 0, 0, 0, 0, 0, 0, 0, 0, 0, 0], "yaxis": "y"}, {"fill": "tonexty", "fillcolor": "rgba(0.0, 0.7843137254901961, 0.8980392156862745, 0.2)", "hoverinfo": "skip", "line": {"color": "rgba(0,0,0,0)", "shape": "hv"}, "mode": "lines", "name": "Confidence band", "showlegend": true, "type": "scatter", "x": [0, 1, 2, 3, 4, 5, 6, 7, 8, 9, 10], "xaxis": "x", "y": [0, 0, 0, 0, 0, 0, 0, 0, 0, 0, 0], "yaxis": "y"}, {"hoverinfo": "skip", "line": {"color": "rgba(0,0,0,0)", "shape": "hv"}, "mode": "lines", "name": "Confidence band", "showlegend": false, "type": "scatter", "x": [10, 11, 12, 13, 14, 15, 16, 17, 18, 19, 20], "xaxis": "x", "y": [0.2002, 0, 0, 0, 0, 0, 0, 0, 0, 0, 0], "yaxis": "y"}, {"fill": "tonexty", "fillcolor": "rgba(0.0, 0.7843137254901961, 0.8980392156862745, 0.2)", "hoverinfo": "skip", "line": {"color": "rgba(0,0,0,0)", "shape": "hv"}, "mode": "lines", "name": "Confidence band", "showlegend": false, "type": "scatter", "x": [10, 11, 12, 13, 14, 15, 16, 17, 18, 19, 20], "xaxis": "x", "y": [0.2002, 0, 0, 0, 0, 0, 0, 0, 0, 0, 0], "yaxis": "y"}], "layout": {"annotations": [{"font": {"size": 16}, "showarrow": false, "text": "Missing Values Rate for <b>loan_length</b>", "x": 0.5, "xanchor": "center", "xref": "paper", "y": 1, "yanchor": "bottom", "yref": "paper"}, {"showarrow": false, "text": "Reference", "x": 4.5, "xref": "x", "xshift": 10, "y": 1.01, "yref": "y domain"}, {"showarrow": false, "text": "Analysis", "x": 14.5, "xref": "x", "xshift": 15, "y": 1.01, "yref": "y domain"}], "height": 500, "hoverlabel": {"bgcolor": "white", "font": {"size": 14}}, "legend": {"itemclick": false, "itemdoubleclick": false, "traceorder": "grouped"}, "paper_bgcolor": "rgba(255,255,255,1)", "plot_bgcolor": "rgba(255,255,255,1)", "shapes": [{"layer": "below", "line": {"color": "#666666", "width": 1}, "type": "line", "x0": 10, "x1": 10, "xref": "x", "y0": 0, "y1": 1, "yref": "y domain"}], "title": {"text": "Data Quality "}, "xaxis": {"anchor": "y", "domain": [0, 1], "linecolor": "#3b0280", "matches": "x", "mirror": true, "showgrid": false, "title": {"text": "Chunk"}, "zeroline": false}, "yaxis": {"anchor": "x", "domain": [0, 1], "linecolor": "#3b0280", "mirror": true, "showgrid": false, "title": {"text": "Missing Values Rate"}, "zeroline": false}}}
